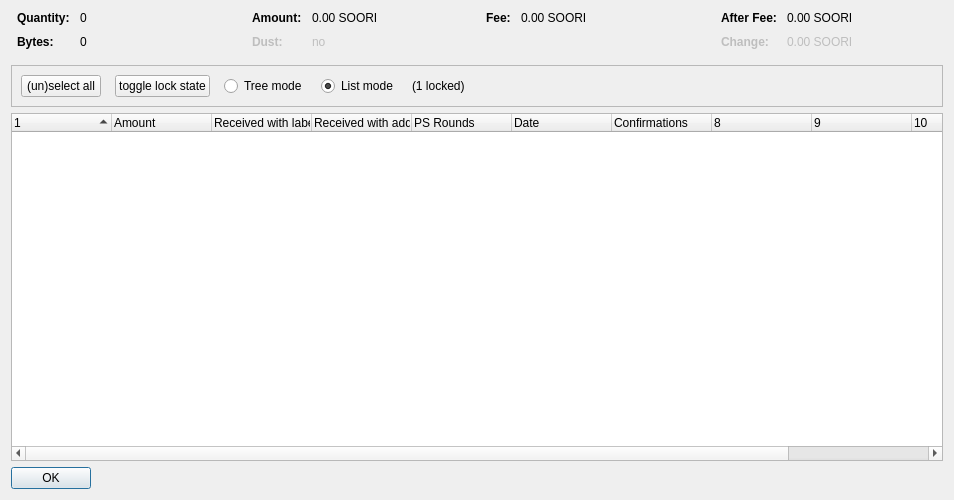
<?xml version="1.0" encoding="UTF-8"?>
<ui version="4.0">
 <class>CoinControlDialog</class>
 <widget class="QDialog" name="CoinControlDialog">
  <property name="geometry">
   <rect>
    <x>0</x>
    <y>0</y>
    <width>954</width>
    <height>500</height>
   </rect>
  </property>
  <property name="windowTitle">
   <string>Coin Selection</string>
  </property>
  <layout class="QVBoxLayout" name="verticalLayout">
   <item>
    <layout class="QHBoxLayout" name="horizontalLayoutTop" stretch="0,0,0,0">
     <property name="topMargin">
      <number>0</number>
     </property>
     <property name="bottomMargin">
      <number>10</number>
     </property>
     <item>
      <layout class="QFormLayout" name="formLayoutCoinControl1">
       <property name="horizontalSpacing">
        <number>10</number>
       </property>
       <property name="verticalSpacing">
        <number>10</number>
       </property>
       <property name="leftMargin">
        <number>6</number>
       </property>
       <property name="rightMargin">
        <number>6</number>
       </property>
       <item row="0" column="0">
        <widget class="QLabel" name="labelCoinControlQuantityText">
         <property name="font">
          <font>
           <weight>75</weight>
           <bold>true</bold>
          </font>
         </property>
         <property name="text">
          <string>Quantity:</string>
         </property>
        </widget>
       </item>
       <item row="0" column="1">
        <widget class="QLabel" name="labelCoinControlQuantity">
         <property name="cursor">
          <cursorShape>IBeamCursor</cursorShape>
         </property>
         <property name="contextMenuPolicy">
          <enum>Qt::ActionsContextMenu</enum>
         </property>
         <property name="text">
          <string notr="true">0</string>
         </property>
         <property name="textInteractionFlags">
          <set>Qt::LinksAccessibleByMouse|Qt::TextSelectableByKeyboard|Qt::TextSelectableByMouse</set>
         </property>
        </widget>
       </item>
       <item row="1" column="0">
        <widget class="QLabel" name="labelCoinControlBytesText">
         <property name="font">
          <font>
           <weight>75</weight>
           <bold>true</bold>
          </font>
         </property>
         <property name="text">
          <string>Bytes:</string>
         </property>
        </widget>
       </item>
       <item row="1" column="1">
        <widget class="QLabel" name="labelCoinControlBytes">
         <property name="cursor">
          <cursorShape>IBeamCursor</cursorShape>
         </property>
         <property name="contextMenuPolicy">
          <enum>Qt::ActionsContextMenu</enum>
         </property>
         <property name="text">
          <string notr="true">0</string>
         </property>
         <property name="textInteractionFlags">
          <set>Qt::LinksAccessibleByMouse|Qt::TextSelectableByKeyboard|Qt::TextSelectableByMouse</set>
         </property>
        </widget>
       </item>
      </layout>
     </item>
     <item>
      <layout class="QFormLayout" name="formLayoutCoinControl2">
       <property name="horizontalSpacing">
        <number>10</number>
       </property>
       <property name="verticalSpacing">
        <number>10</number>
       </property>
       <property name="leftMargin">
        <number>6</number>
       </property>
       <property name="rightMargin">
        <number>6</number>
       </property>
       <item row="0" column="0">
        <widget class="QLabel" name="labelCoinControlAmountText">
         <property name="font">
          <font>
           <weight>75</weight>
           <bold>true</bold>
          </font>
         </property>
         <property name="text">
          <string>Amount:</string>
         </property>
        </widget>
       </item>
       <item row="0" column="1">
        <widget class="QLabel" name="labelCoinControlAmount">
         <property name="cursor">
          <cursorShape>IBeamCursor</cursorShape>
         </property>
         <property name="contextMenuPolicy">
          <enum>Qt::ActionsContextMenu</enum>
         </property>
         <property name="text">
          <string notr="true">0.00 SOORI</string>
         </property>
         <property name="textInteractionFlags">
          <set>Qt::LinksAccessibleByMouse|Qt::TextSelectableByKeyboard|Qt::TextSelectableByMouse</set>
         </property>
        </widget>
       </item>
       <item row="1" column="0">
        <widget class="QLabel" name="labelCoinControlLowOutputText">
         <property name="enabled">
          <bool>false</bool>
         </property>
         <property name="font">
          <font>
           <weight>75</weight>
           <bold>true</bold>
          </font>
         </property>
         <property name="text">
          <string>Dust:</string>
         </property>
        </widget>
       </item>
       <item row="1" column="1">
        <widget class="QLabel" name="labelCoinControlLowOutput">
         <property name="enabled">
          <bool>false</bool>
         </property>
         <property name="cursor">
          <cursorShape>IBeamCursor</cursorShape>
         </property>
         <property name="contextMenuPolicy">
          <enum>Qt::ActionsContextMenu</enum>
         </property>
         <property name="text">
          <string notr="true">no</string>
         </property>
         <property name="textInteractionFlags">
          <set>Qt::LinksAccessibleByMouse|Qt::TextSelectableByKeyboard|Qt::TextSelectableByMouse</set>
         </property>
        </widget>
       </item>
      </layout>
     </item>
     <item>
      <layout class="QFormLayout" name="formLayoutCoinControl3">
       <property name="horizontalSpacing">
        <number>10</number>
       </property>
       <property name="verticalSpacing">
        <number>10</number>
       </property>
       <property name="leftMargin">
        <number>6</number>
       </property>
       <property name="rightMargin">
        <number>6</number>
       </property>
       <item row="0" column="0">
        <widget class="QLabel" name="labelCoinControlFeeText">
         <property name="font">
          <font>
           <weight>75</weight>
           <bold>true</bold>
          </font>
         </property>
         <property name="text">
          <string>Fee:</string>
         </property>
        </widget>
       </item>
       <item row="0" column="1">
        <widget class="QLabel" name="labelCoinControlFee">
         <property name="cursor">
          <cursorShape>IBeamCursor</cursorShape>
         </property>
         <property name="contextMenuPolicy">
          <enum>Qt::ActionsContextMenu</enum>
         </property>
         <property name="text">
          <string notr="true">0.00 SOORI</string>
         </property>
         <property name="textInteractionFlags">
          <set>Qt::LinksAccessibleByMouse|Qt::TextSelectableByKeyboard|Qt::TextSelectableByMouse</set>
         </property>
        </widget>
       </item>
      </layout>
     </item>
     <item>
      <layout class="QFormLayout" name="formLayoutCoinControl4">
       <property name="horizontalSpacing">
        <number>10</number>
       </property>
       <property name="verticalSpacing">
        <number>10</number>
       </property>
       <property name="leftMargin">
        <number>6</number>
       </property>
       <property name="rightMargin">
        <number>6</number>
       </property>
       <item row="0" column="0">
        <widget class="QLabel" name="labelCoinControlAfterFeeText">
         <property name="font">
          <font>
           <weight>75</weight>
           <bold>true</bold>
          </font>
         </property>
         <property name="text">
          <string>After Fee:</string>
         </property>
        </widget>
       </item>
       <item row="0" column="1">
        <widget class="QLabel" name="labelCoinControlAfterFee">
         <property name="cursor">
          <cursorShape>IBeamCursor</cursorShape>
         </property>
         <property name="contextMenuPolicy">
          <enum>Qt::ActionsContextMenu</enum>
         </property>
         <property name="text">
          <string notr="true">0.00 SOORI</string>
         </property>
         <property name="textInteractionFlags">
          <set>Qt::LinksAccessibleByMouse|Qt::TextSelectableByKeyboard|Qt::TextSelectableByMouse</set>
         </property>
        </widget>
       </item>
       <item row="1" column="0">
        <widget class="QLabel" name="labelCoinControlChangeText">
         <property name="enabled">
          <bool>false</bool>
         </property>
         <property name="font">
          <font>
           <weight>75</weight>
           <bold>true</bold>
          </font>
         </property>
         <property name="text">
          <string>Change:</string>
         </property>
        </widget>
       </item>
       <item row="1" column="1">
        <widget class="QLabel" name="labelCoinControlChange">
         <property name="enabled">
          <bool>false</bool>
         </property>
         <property name="cursor">
          <cursorShape>IBeamCursor</cursorShape>
         </property>
         <property name="contextMenuPolicy">
          <enum>Qt::ActionsContextMenu</enum>
         </property>
         <property name="text">
          <string notr="true">0.00 SOORI</string>
         </property>
         <property name="textInteractionFlags">
          <set>Qt::LinksAccessibleByMouse|Qt::TextSelectableByKeyboard|Qt::TextSelectableByMouse</set>
         </property>
        </widget>
       </item>
      </layout>
     </item>
    </layout>
   </item>
   <item>
    <widget class="QFrame" name="frame">
     <property name="minimumSize">
      <size>
       <width>0</width>
       <height>40</height>
      </size>
     </property>
     <property name="frameShape">
      <enum>QFrame::StyledPanel</enum>
     </property>
     <property name="frameShadow">
      <enum>QFrame::Sunken</enum>
     </property>
     <layout class="QHBoxLayout" name="horizontalLayout">
      <item>
       <layout class="QHBoxLayout" name="horizontalLayoutPanel" stretch="0,0,0,0,0,0">
        <property name="spacing">
         <number>14</number>
        </property>
        <item>
         <widget class="QPushButton" name="pushButtonSelectAll">
          <property name="sizePolicy">
           <sizepolicy hsizetype="Maximum" vsizetype="Fixed">
            <horstretch>0</horstretch>
            <verstretch>0</verstretch>
           </sizepolicy>
          </property>
          <property name="text">
           <string>(un)select all</string>
          </property>
          <property name="autoDefault">
           <bool>false</bool>
          </property>
         </widget>
        </item>
        <item>
         <widget class="QPushButton" name="pushButtonToggleLock">
          <property name="sizePolicy">
           <sizepolicy hsizetype="Maximum" vsizetype="Fixed">
            <horstretch>0</horstretch>
            <verstretch>0</verstretch>
           </sizepolicy>
          </property>
          <property name="text">
           <string>toggle lock state</string>
          </property>
          <property name="autoDefault">
           <bool>false</bool>
          </property>
         </widget>
        </item>
        <item>
         <widget class="QRadioButton" name="radioTreeMode">
          <property name="sizePolicy">
           <sizepolicy hsizetype="Maximum" vsizetype="Fixed">
            <horstretch>0</horstretch>
            <verstretch>0</verstretch>
           </sizepolicy>
          </property>
          <property name="text">
           <string>Tree mode</string>
          </property>
         </widget>
        </item>
        <item>
         <widget class="QRadioButton" name="radioListMode">
          <property name="sizePolicy">
           <sizepolicy hsizetype="Maximum" vsizetype="Fixed">
            <horstretch>0</horstretch>
            <verstretch>0</verstretch>
           </sizepolicy>
          </property>
          <property name="text">
           <string>List mode</string>
          </property>
          <property name="checked">
           <bool>true</bool>
          </property>
         </widget>
        </item>
        <item>
         <widget class="QLabel" name="labelLocked">
          <property name="text">
           <string>(1 locked)</string>
          </property>
         </widget>
        </item>
        <item>
         <spacer name="horizontalSpacer">
          <property name="orientation">
           <enum>Qt::Horizontal</enum>
          </property>
          <property name="sizeHint" stdset="0">
           <size>
            <width>40</width>
            <height>20</height>
           </size>
          </property>
         </spacer>
        </item>
       </layout>
      </item>
     </layout>
    </widget>
   </item>
   <item>
    <widget class="CoinControlTreeWidget" name="treeWidget">
     <property name="contextMenuPolicy">
      <enum>Qt::CustomContextMenu</enum>
     </property>
     <property name="sortingEnabled">
      <bool>false</bool>
     </property>
     <property name="columnCount">
      <number>11</number>
     </property>
     <attribute name="headerShowSortIndicator" stdset="0">
      <bool>true</bool>
     </attribute>
     <attribute name="headerStretchLastSection">
      <bool>false</bool>
     </attribute>
     <column>
      <property name="text">
       <string/>
      </property>
     </column>
     <column>
      <property name="text">
       <string>Amount</string>
      </property>
     </column>
     <column>
      <property name="text">
       <string>Received with label</string>
      </property>
     </column>
     <column>
      <property name="text">
       <string>Received with address</string>
      </property>
     </column>
     <column>
      <property name="text">
       <string>PS Rounds</string>
      </property>
     </column>
     <column>
      <property name="text">
       <string>Date</string>
      </property>
     </column>
     <column>
      <property name="text">
       <string>Confirmations</string>
      </property>
      <property name="toolTip">
       <string>Confirmed</string>
      </property>
     </column>
     <column>
      <property name="text">
       <string/>
      </property>
     </column>
     <column>
      <property name="text">
       <string/>
      </property>
     </column>
     <column>
      <property name="text">
       <string/>
      </property>
     </column>
     <column>
      <property name="text">
       <string/>
      </property>
     </column>
    </widget>
   </item>
   <item>
    <widget class="QDialogButtonBox" name="buttonBox">
     <property name="sizePolicy">
      <sizepolicy hsizetype="Maximum" vsizetype="Fixed">
       <horstretch>0</horstretch>
       <verstretch>0</verstretch>
      </sizepolicy>
     </property>
     <property name="orientation">
      <enum>Qt::Horizontal</enum>
     </property>
     <property name="standardButtons">
      <set>QDialogButtonBox::Ok</set>
     </property>
    </widget>
   </item>
  </layout>
 </widget>
 <customwidgets>
  <customwidget>
   <class>CoinControlTreeWidget</class>
   <extends>QTreeWidget</extends>
   <header>coincontroltreewidget.h</header>
  </customwidget>
 </customwidgets>
 <resources/>
 <connections/>
</ui>
